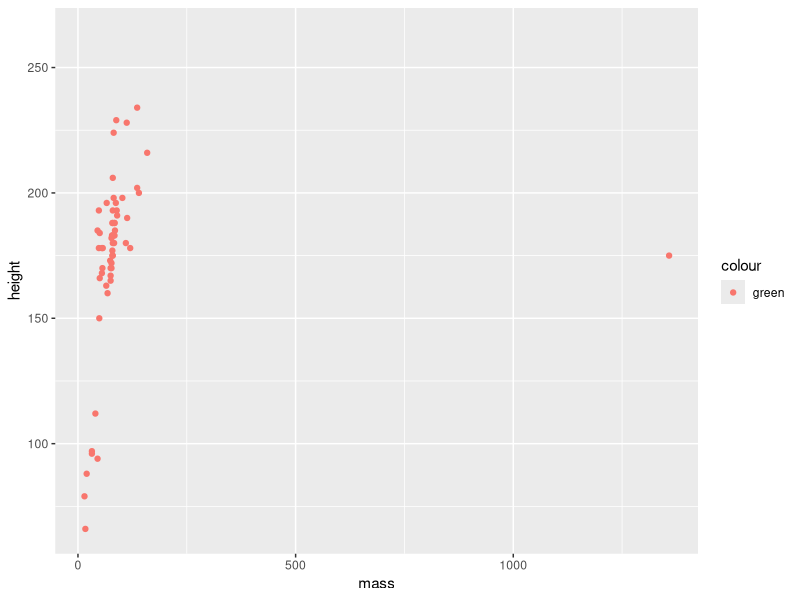

R code for this plot:
## ---- chunk 1
knitr::opts_chunk$set(echo = TRUE)
library(tidyverse)
## ---- chunk 2
ggplot(data = starwars, aes(x=mass, y=height))+
  geom_point(aes(color="green"))
